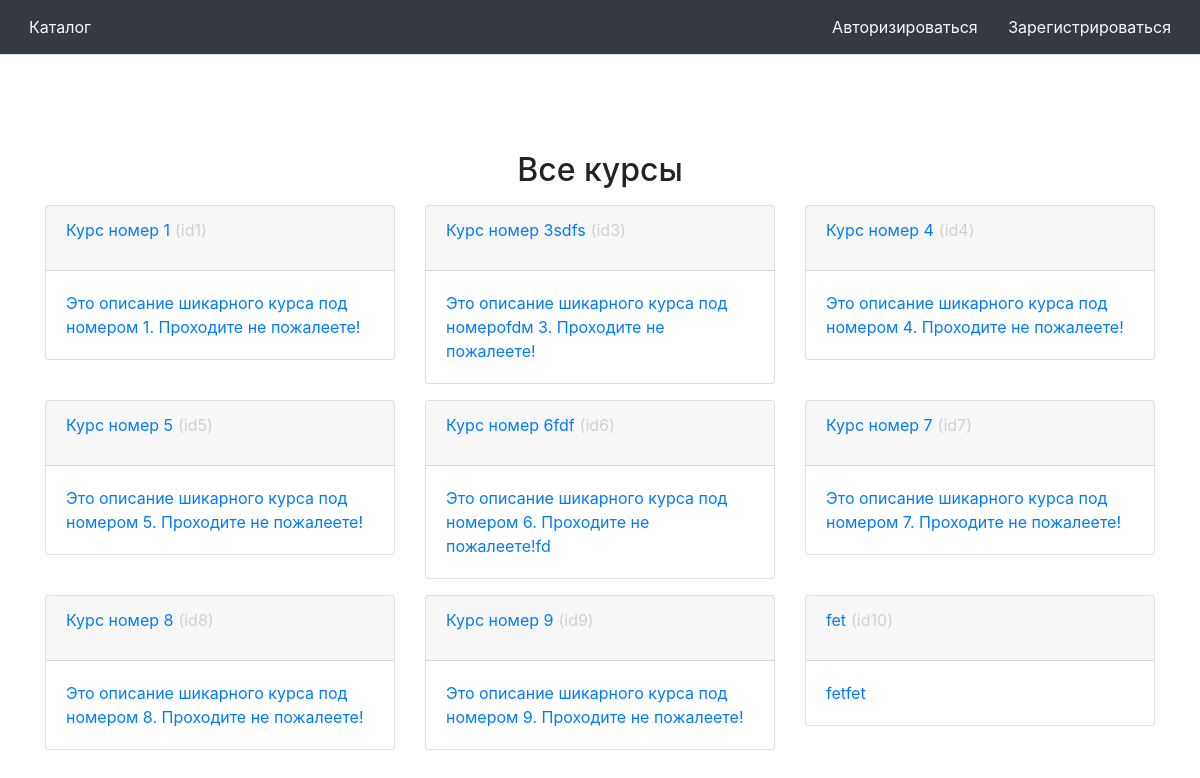
The page / on the database its author committed.
### models/course.py (models this page shows)
class Course(db.Model):
    id = db.Column(db.Integer, primary_key=True)
    name = db.Column(db.String(512))
    description = db.Column(db.String(4096))
    attempts = db.relationship('Attempt', backref='attempt_course', lazy=True)
    tasks = db.relationship('Task', backref='task_course', lazy=True)
    author_id = db.Column(db.Integer, db.ForeignKey('user.id'))

### controllers/catalog.py (the view)
@app.route('/')
def catalog():  # put application's code here
    course_info_list = get_popular_courses(9)
    if not current_user.is_authenticated:
        return render_template('catalog.html', current_user_id=False, title_name="Все курсы",
                               course_info_list=course_info_list, len=len, str=str)
    return render_template('catalog.html', current_user_id=current_user.id, title_name="Все курсы", course_info_list=course_info_list, len=len, str=str)

### models/course.py (called while the page is built)
def get_popular_courses(count):
    return Course.query.limit(count).all()

### templates/catalog.html (shortened to what this page needs)
{% from 'header.html' import header %}
{% from 'course_card.html' import course_card %}
<!DOCTYPE html>
<html lang="ru">
{{ header("Каталог", current_user) }}
<body>
    <div class="container">
        <div class="row mb-2">
            <div class="col-3"></div>
            <div class="col-6">
                <h2 class="text-center">{{title_name}}</h2>
            </div>
            <div class="col-3"></div>
        </div>
        {% for i in range(len(course_info_list)) %}
            {% if i % 3 == 0 %}
                <div class="row mb-3">
            {% endif %}
            <div class="col-4">
            {{ course_card(course_info_list[i], str, current_user_id) }}
            </div>
            {% if i % 3 == 2 %}
                </div>
            {% endif %}
        {% endfor %}
    </div>
</body>
</html>

### templates/course_card.html (shortened to what this page needs)
{% macro course_card(course_info, str, current_user_id) %}
    <a href="{{ url_for('course', id=course_info.id) }}">
        <div class="card">
            <div style="display: -webkit-inline-flex" class="card-header">
                {{course_info.name+' '}}
                <p style="color: #d0d0d0; margin-left: 5px;">{{ " "+" (id" }}{{ course_info.id }})</p>
            </div>
            <div class="card-body">{{ course_info.description}}</div>
        </div>
    </a>
{% endmacro %}

### static/styles.css (style rules this page uses)
a:link { text-decoration: none; }
.card { transition: ease 0.2s; }

### rows shown on the page
Course: name "Курс номер 1", id "1", description "Это описание шикарного курса под номером 1. Проходите не пожалеете!"
Course: name "Курс номер 3sdfs", id "3", description "Это описание шикарного курса под номероfdм 3. Проходите не пожалеете!"
Course: name "Курс номер 4", id "4", description "Это описание шикарного курса под номером 4. Проходите не пожалеете!"
Course: name "Курс номер 5", id "5", description "Это описание шикарного курса под номером 5. Проходите не пожалеете!"
Course: name "Курс номер 6fdf", id "6", description "Это описание шикарного курса под номером 6. Проходите не пожалеете!fd"
Course: name "Курс номер 7", id "7", description "Это описание шикарного курса под номером 7. Проходите не пожалеете!"
Course: name "Курс номер 8", id "8", description "Это описание шикарного курса под номером 8. Проходите не пожалеете!"
Course: name "Курс номер 9", id "9", description "Это описание шикарного курса под номером 9. Проходите не пожалеете!"
Course: name "fet", id "10", description "fetfet"

### other values the page prints
{{ title_name }} "Все курсы"
{{ " "+" (id" }} "(id" "(id" "(id" "(id" "(id" "(id" "(id" "(id" "(id"
